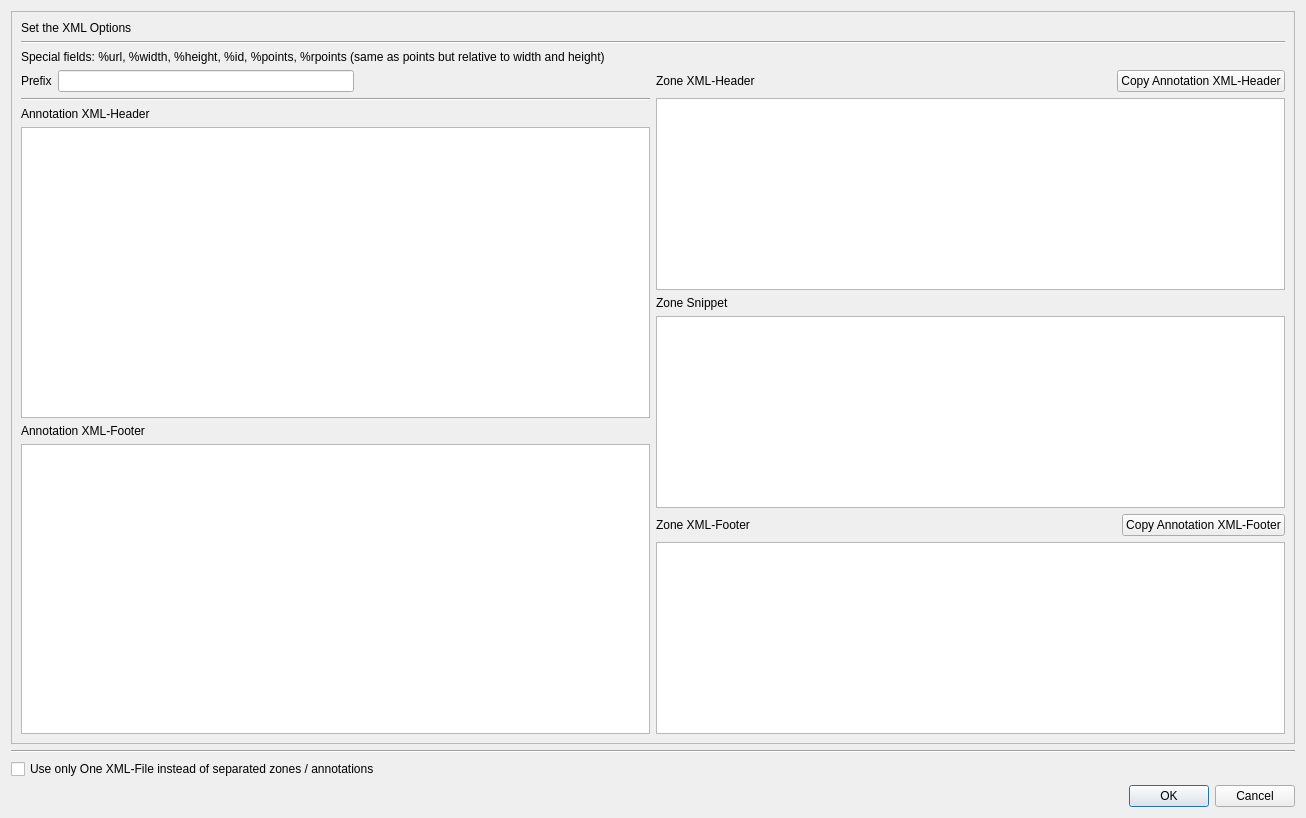
<?xml version="1.0" encoding="UTF-8"?>
<ui version="4.0">
 <class>XmlDialog</class>
 <widget class="QDialog" name="XmlDialog">
  <property name="geometry">
   <rect>
    <x>0</x>
    <y>0</y>
    <width>1306</width>
    <height>818</height>
   </rect>
  </property>
  <property name="sizePolicy">
   <sizepolicy hsizetype="Minimum" vsizetype="Minimum">
    <horstretch>0</horstretch>
    <verstretch>0</verstretch>
   </sizepolicy>
  </property>
  <property name="windowTitle">
   <string>Dialog</string>
  </property>
  <layout class="QVBoxLayout" name="verticalLayout">
   <item>
    <layout class="QHBoxLayout" name="horizontalLayout">
     <item>
      <widget class="QScrollArea" name="scrollArea">
       <property name="widgetResizable">
        <bool>true</bool>
       </property>
       <widget class="QWidget" name="scrollAreaWidgetContents">
        <property name="geometry">
         <rect>
          <x>0</x>
          <y>0</y>
          <width>1284</width>
          <height>710</height>
         </rect>
        </property>
        <layout class="QVBoxLayout" name="verticalLayout_2">
         <item>
          <widget class="QLabel" name="label_8">
           <property name="text">
            <string>Set the XML Options</string>
           </property>
          </widget>
         </item>
         <item>
          <widget class="Line" name="line_2">
           <property name="orientation">
            <enum>Qt::Horizontal</enum>
           </property>
          </widget>
         </item>
         <item>
          <widget class="QLabel" name="fieldLabel">
           <property name="text">
            <string>&lt;html&gt;&lt;head/&gt;&lt;body&gt;&lt;p&gt;Special fields: %url, %width, %height, %id, %points, %rpoints (same as points but relative to width and height)&lt;/p&gt;&lt;/body&gt;&lt;/html&gt;</string>
           </property>
          </widget>
         </item>
         <item>
          <layout class="QHBoxLayout" name="horizontalLayout_5">
           <property name="spacing">
            <number>6</number>
           </property>
           <property name="rightMargin">
            <number>0</number>
           </property>
           <property name="bottomMargin">
            <number>0</number>
           </property>
           <item>
            <layout class="QVBoxLayout" name="verticalLayout_3">
             <property name="bottomMargin">
              <number>0</number>
             </property>
             <item>
              <layout class="QHBoxLayout" name="horizontalLayout_4">
               <property name="bottomMargin">
                <number>0</number>
               </property>
               <item>
                <widget class="QLabel" name="label_7">
                 <property name="toolTip">
                  <string>user define prefix instead of %</string>
                 </property>
                 <property name="text">
                  <string>Prefix</string>
                 </property>
                </widget>
               </item>
               <item>
                <widget class="QLineEdit" name="prefixLineEdit"/>
               </item>
               <item>
                <spacer name="horizontalSpacer_4">
                 <property name="orientation">
                  <enum>Qt::Horizontal</enum>
                 </property>
                 <property name="sizeHint" stdset="0">
                  <size>
                   <width>40</width>
                   <height>20</height>
                  </size>
                 </property>
                </spacer>
               </item>
              </layout>
             </item>
             <item>
              <widget class="Line" name="line">
               <property name="orientation">
                <enum>Qt::Horizontal</enum>
               </property>
              </widget>
             </item>
             <item>
              <widget class="QLabel" name="label_3">
               <property name="text">
                <string>Annotation XML-Header</string>
               </property>
              </widget>
             </item>
             <item>
              <widget class="QTextEdit" name="xmlHeaderTextEdit">
               <property name="enabled">
                <bool>true</bool>
               </property>
               <property name="sizePolicy">
                <sizepolicy hsizetype="Expanding" vsizetype="Expanding">
                 <horstretch>0</horstretch>
                 <verstretch>0</verstretch>
                </sizepolicy>
               </property>
              </widget>
             </item>
             <item>
              <widget class="QLabel" name="label">
               <property name="text">
                <string>Annotation XML-Footer</string>
               </property>
              </widget>
             </item>
             <item>
              <widget class="QTextEdit" name="xmlFooterTextEdit">
               <property name="sizePolicy">
                <sizepolicy hsizetype="Expanding" vsizetype="Expanding">
                 <horstretch>0</horstretch>
                 <verstretch>0</verstretch>
                </sizepolicy>
               </property>
              </widget>
             </item>
            </layout>
           </item>
           <item>
            <layout class="QVBoxLayout" name="verticalLayout_4">
             <property name="bottomMargin">
              <number>0</number>
             </property>
             <item>
              <layout class="QHBoxLayout" name="horizontalLayout_2">
               <property name="spacing">
                <number>8</number>
               </property>
               <property name="bottomMargin">
                <number>0</number>
               </property>
               <item>
                <widget class="QLabel" name="label_2">
                 <property name="text">
                  <string>Zone XML-Header</string>
                 </property>
                </widget>
               </item>
               <item>
                <spacer name="horizontalSpacer_2">
                 <property name="orientation">
                  <enum>Qt::Horizontal</enum>
                 </property>
                 <property name="sizeHint" stdset="0">
                  <size>
                   <width>40</width>
                   <height>20</height>
                  </size>
                 </property>
                </spacer>
               </item>
               <item>
                <widget class="QPushButton" name="copyHeaderButton">
                 <property name="text">
                  <string>Copy Annotation XML-Header</string>
                 </property>
                </widget>
               </item>
              </layout>
             </item>
             <item>
              <widget class="QTextEdit" name="zoneHeaderTextEdit"/>
             </item>
             <item>
              <widget class="QLabel" name="label_5">
               <property name="text">
                <string>Zone Snippet</string>
               </property>
              </widget>
             </item>
             <item>
              <widget class="QTextEdit" name="zoneSnippetTextEdit"/>
             </item>
             <item>
              <layout class="QHBoxLayout" name="horizontalLayout_3">
               <property name="bottomMargin">
                <number>0</number>
               </property>
               <item>
                <widget class="QLabel" name="label_6">
                 <property name="text">
                  <string>Zone XML-Footer</string>
                 </property>
                </widget>
               </item>
               <item>
                <spacer name="horizontalSpacer_3">
                 <property name="orientation">
                  <enum>Qt::Horizontal</enum>
                 </property>
                 <property name="sizeHint" stdset="0">
                  <size>
                   <width>40</width>
                   <height>20</height>
                  </size>
                 </property>
                </spacer>
               </item>
               <item>
                <widget class="QPushButton" name="copyFooterButton">
                 <property name="text">
                  <string>Copy Annotation XML-Footer</string>
                 </property>
                </widget>
               </item>
              </layout>
             </item>
             <item>
              <widget class="QTextEdit" name="zoneFooterTextEdit"/>
             </item>
            </layout>
           </item>
          </layout>
         </item>
        </layout>
       </widget>
      </widget>
     </item>
    </layout>
   </item>
   <item>
    <widget class="Line" name="line_3">
     <property name="orientation">
      <enum>Qt::Horizontal</enum>
     </property>
    </widget>
   </item>
   <item>
    <widget class="QCheckBox" name="oneFileCheckBox">
     <property name="text">
      <string>Use only One XML-File instead of separated zones / annotations</string>
     </property>
    </widget>
   </item>
   <item>
    <layout class="QHBoxLayout" name="horizontalLayout_6">
     <property name="bottomMargin">
      <number>0</number>
     </property>
     <item>
      <spacer name="horizontalSpacer">
       <property name="orientation">
        <enum>Qt::Horizontal</enum>
       </property>
       <property name="sizeHint" stdset="0">
        <size>
         <width>40</width>
         <height>20</height>
        </size>
       </property>
      </spacer>
     </item>
     <item>
      <widget class="QDialogButtonBox" name="buttonBox">
       <property name="sizePolicy">
        <sizepolicy hsizetype="Fixed" vsizetype="Fixed">
         <horstretch>0</horstretch>
         <verstretch>0</verstretch>
        </sizepolicy>
       </property>
       <property name="orientation">
        <enum>Qt::Horizontal</enum>
       </property>
       <property name="standardButtons">
        <set>QDialogButtonBox::Cancel|QDialogButtonBox::Ok</set>
       </property>
      </widget>
     </item>
    </layout>
   </item>
  </layout>
 </widget>
 <resources/>
 <connections/>
</ui>
